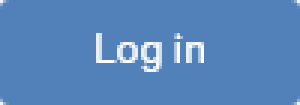
#> input picture code/component_clip/15.png, 100 x 35 px (shown 3 times larger)
$ python test.py
#> lines starting #> are read from the running program, lines starting #| are printed output that depends on the picture
#> further down, img is the input picture: shape (35, 100, 3); mean B, G, R 186.7, 133.8, 87.6
import numpy as np
import cv2


def padding(img):
    height = np.shape(img)[0]
#> height = 35
    width = np.shape(img)[1]
#> width = 100

    pad_height = int(height / 10)
#> pad_height = 3
    pad_wid = int(width / 10)
#> pad_wid = 10
    pad_img = np.full(((height + pad_height), (width + pad_wid), 3), 255, dtype=np.uint8)
    pad_img[int(pad_height / 2):(int(pad_height / 2) + height), int(pad_wid / 2):(int(pad_wid / 2) + width)] = img
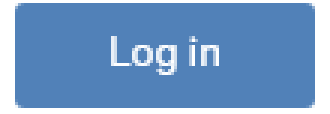
#> pad_img: shape (38, 110, 3) (shown 3 times larger); mean B, G, R 197.8, 153.5, 114.8

    return pad_img


img = cv2.imread('15.png')
pad = padding(img)

cv2.imshow('org', img)
cv2.imshow('pad', pad)
cv2.waitKey(0)
